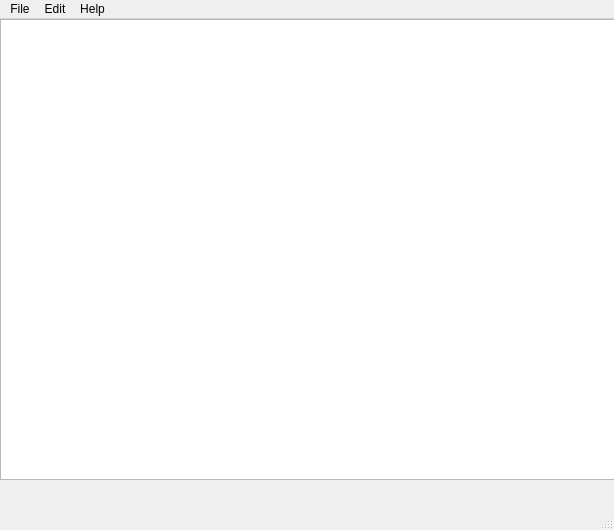
<?xml version="1.0" encoding="UTF-8"?>
<ui version="4.0">
 <class>MainWindow</class>
 <widget class="QMainWindow" name="MainWindow">
  <property name="geometry">
   <rect>
    <x>0</x>
    <y>0</y>
    <width>614</width>
    <height>530</height>
   </rect>
  </property>
  <property name="windowTitle">
   <string>MainWindow</string>
  </property>
  <widget class="QWidget" name="centralWidget">
   <widget class="QTextEdit" name="textEdit">
    <property name="geometry">
     <rect>
      <x>0</x>
      <y>0</y>
      <width>621</width>
      <height>461</height>
     </rect>
    </property>
   </widget>
  </widget>
  <widget class="QMenuBar" name="menuBar">
   <property name="geometry">
    <rect>
     <x>0</x>
     <y>0</y>
     <width>614</width>
     <height>23</height>
    </rect>
   </property>
   <widget class="QMenu" name="menuFile">
    <property name="title">
     <string>File</string>
    </property>
    <addaction name="actionNew"/>
    <addaction name="actionOpen"/>
    <addaction name="actionSave_as"/>
    <addaction name="actionExit"/>
   </widget>
   <widget class="QMenu" name="menuEdit">
    <property name="title">
     <string>Edit</string>
    </property>
    <addaction name="actionCopy"/>
    <addaction name="actionCut"/>
    <addaction name="actionUndo"/>
    <addaction name="actionRedo"/>
   </widget>
   <widget class="QMenu" name="menuHelp">
    <property name="title">
     <string>Help</string>
    </property>
    <addaction name="actionPowered_by_DolorHunter"/>
   </widget>
   <addaction name="menuFile"/>
   <addaction name="menuEdit"/>
   <addaction name="menuHelp"/>
  </widget>
  <widget class="QStatusBar" name="statusBar"/>
  <action name="actionNew">
   <property name="text">
    <string>New</string>
   </property>
  </action>
  <action name="actionOpen">
   <property name="text">
    <string>Open</string>
   </property>
  </action>
  <action name="actionSave_as">
   <property name="text">
    <string>Save as</string>
   </property>
  </action>
  <action name="actionCopy">
   <property name="text">
    <string>Copy</string>
   </property>
  </action>
  <action name="actionCut">
   <property name="text">
    <string>Cut</string>
   </property>
  </action>
  <action name="actionUndo">
   <property name="text">
    <string>Undo</string>
   </property>
  </action>
  <action name="actionRedo">
   <property name="text">
    <string>Redo</string>
   </property>
  </action>
  <action name="actionPowered_by_DolorHunter">
   <property name="text">
    <string>Powered by: DolorHunter</string>
   </property>
  </action>
  <action name="actionExit">
   <property name="text">
    <string>Exit</string>
   </property>
  </action>
 </widget>
 <layoutdefault spacing="6" margin="11"/>
 <resources/>
 <connections/>
</ui>
